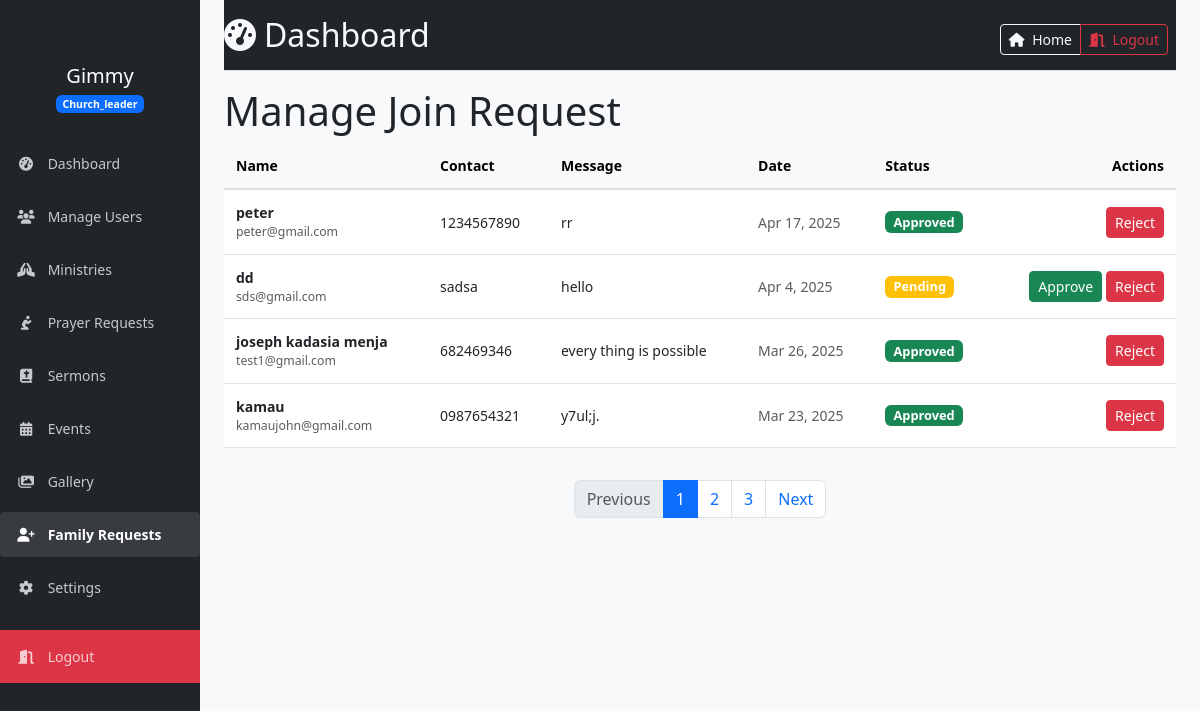
Screenshot of /admin/manage_join_requests.php (signed in) with the database file from the repository.
### tables this page shows
CREATE TABLE `family_join_requests` (
  `id` int(11) NOT NULL,
  `name` varchar(100) NOT NULL,
  `email` varchar(100) NOT NULL,
  `phone` varchar(20) DEFAULT NULL,
  `address` text DEFAULT NULL,
  `message` text DEFAULT NULL,
  `status` enum('pending','approved','rejected') DEFAULT 'pending',
  `created_at` timestamp NOT NULL DEFAULT current_timestamp()
);

### admin/manage_join_requests.php (the view, shortened to what this page needs)
<?php
require_once '../includes/auth.php';
?>
<!DOCTYPE html>
<html lang="en">
<head>
    <link href="https://cdn.jsdelivr.net/npm/bootstrap@5.3.0/dist/css/bootstrap.min.css" rel="stylesheet">
    <link rel="stylesheet" href="https://cdnjs.cloudflare.com/ajax/libs/font-awesome/6.4.0/css/all.min.css">
    <link rel="stylesheet" href="../assets/css/admin.css">
</head>
<body>
    <div class="container-fluid">
        <div class="row">
        <?php include "../includes/admin_left_nav.php" ?>
        <main class="col-md-12 ms-sm-auto col-lg-10 px-md-4 py-0">
            <div class="d-flex justify-content-between flex-wrap flex-md-nowrap align-items-center pt-3 pb-2 mb-3 bg-dark border-bottom">
            <h1 class="h2 text-light"><i class="fas fa-tachometer-alt me-2"></i>Dashboard</h1>
            <div class="btn-toolbar mb-2 mb-md-0">
                    <div class="btn-group me-2">
                        <a href="../index.php" class="btn btn-sm btn-outline-light">
                            <i class="fas fa-house me-1"></i> Home
                        </a>
                        <a href="../logout.php" class="btn btn-sm btn-outline-danger">
                            <i class="fas fa-door-open me-1"></i> Logout
                        </a>
                    </div>
                </div>
            </div>
            <div class="col">
                <h1>Manage Join Request</h1>
            </div>
            <div class="table-responsive">
    <table class="table table-hover align-middle">
        <thead class="table-light">
            <tr>
                <th>Name</th>
                <th class="d-none d-sm-table-cell">Contact</th>
                <th class="d-none d-md-table-cell">Message</th>
                <th>Date</th>
                <th>Status</th>
                <th class="text-end">Actions</th>
            </tr>
        </thead>
        <tbody>
            <?php
            $stmt = $conn->prepare("SELECT * FROM family_join_requests ORDER BY created_at DESC");
            $stmt->execute();
            $result = $stmt->get_result();
            if ($result->num_rows > 0) {
                while ($request = $result->fetch_assoc()) {
                    echo '<tr data-status="' . htmlspecialchars($request['status']) . '">';
                    echo '<td>';
                    echo '<div class="fw-semibold">' . htmlspecialchars($request['name']) . '</div>';
                    echo '<div class="text-muted small d-none d-sm-block">' . htmlspecialchars($request['email']) . '</div>';
                    echo '</td>';
                    echo '<td class="d-none d-sm-table-cell">' . htmlspecialchars($request['phone']) . '</td>';
                    echo '<td class="d-none d-md-table-cell request-message" title="' . htmlspecialchars($request['message']) . '">' . htmlspecialchars($request['message']) . '</td>';
                    echo '<td><span class="text-muted">' . date('M j, Y', strtotime($request['created_at'])) . '</span></td>';
                    echo '<td><span class="badge status-badge bg-' .
                        ($request['status'] === 'approved' ? 'success' :
                        ($request['status'] === 'rejected' ? 'danger' : 'warning')) .
                        '">' . ucfirst($request['status']) . '</span></td>';
                    echo '<td class="text-end">';
                    echo '<div class="d-flex flex-column flex-sm-row justify-content-end gap-1">';
                    echo '<form action="manage_join_requests.php" method="post" class="d-inline">';
                    if ($request['status'] !== 'approved') {
                        echo '<button type="submit" name="status" value="approved" class="btn btn-sm btn-success" title="Approve">';
                        echo '<span class="d-none d-sm-inline">Approve</span>';
                        echo '</button>';
                    }
                    echo '</form>';
                    echo '<form action="manage_join_requests.php" method="post" class="d-inline">';
                    if ($request['status'] !== 'rejected') {
                        echo '<button type="submit" name="status" value="rejected" class="btn btn-sm btn-danger" title="Reject">';
                        echo '<span class="d-none d-sm-inline">Reject</span>';
                        echo '</button>';
                    }
                    echo '</form>';
                    echo '</div>';
                    echo '</td>';
                    echo '</tr>';
                }
            } else {
                echo '<tr><td colspan="7" class="empty-state"><i class="fas fa-inbox"></i><h5>No join requests found</h5><p class="text-muted">When new requests come in, they will appear here</p></td></tr>';
            }
            ?>
        </tbody>
    </table>
</div>
                <nav aria-label="Page navigation" class="mt-3">
                    <ul class="pagination justify-content-center">
                        <li class="page-item disabled">
                            <a class="page-link" href="#" tabindex="-1" aria-disabled="true">Previous</a>
                        </li>
                        <li class="page-item active"><a class="page-link" href="#">1</a></li>
                        <li class="page-item"><a class="page-link" href="#">2</a></li>
                        <li class="page-item"><a class="page-link" href="#">3</a></li>
                        <li class="page-item">
                            <a class="page-link" href="#">Next</a>
                        </li>
                    </ul>
                </nav>
            </div>
        </div>
</body>
</html>

### assets/css/admin.css (style rules this page uses)
body { font-size: .875rem; background-color: #f8f9fa; }
main { padding-top: 48px; }
.table > :not(caption) > * > * { padding: 0.75rem; }

### admin/manage_join_requests.php (style rules this page uses)
.request-message { max-width: 250px; white-space: nowrap; overflow: hidden; text-overflow: ellipsis; }
.status-badge { font-size: 0.8rem; padding: 0.35em 0.65em; }
.table-responsive { border-radius: 0.5rem; overflow: hidden; }
.table thead th { background-color: #f8f9fa; font-weight: 600; border-bottom-width: 2px; }
@media (min-width: 768px) { .flex-sm-row { flex-direction: row !important; } }

### rows the page displays
family_join_requests: name "peter", email "peter@gmail.com", phone "1234567890", message "rr", created_at "Apr 17, 2025", status "Approved", shows "Reject"
family_join_requests: name "dd", email "sds@gmail.com", phone "sadsa", message "hello", created_at "Apr 4, 2025", status "Pending", shows "Approve", shows "Reject"
family_join_requests: name "joseph kadasia menja", email "test1@gmail.com", phone "682469346", message "every thing is possible", created_at "Mar 26, 2025", status "Approved", shows "Reject"
family_join_requests: name "kamau", email "kamaujohn@gmail.com", phone "0987654321", message "y7ul;j.", created_at "Mar 23, 2025", status "Approved", shows "Reject"

### other values shown
$safe_username "Gimmy"
$safe_role "Church_leader"
